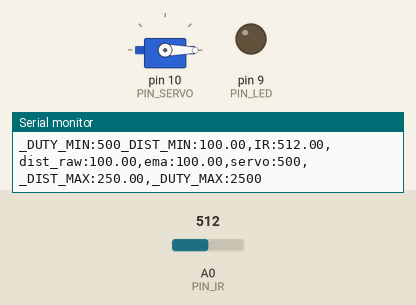
The sketch below on a simulated Arduino Uno, built with avr-gcc and run on an emulated ATmega328P. Shown: servo, output pins drawn as LEDs (lit = HIGH), the last lines printed to the serial monitor. The test bench sets the inputs (shaded band); at power-on: A0 (PIN_IR) = 512.

Above: at 1.2 s.
1.3 s: A0 (PIN_IR) set to 474
At 2.7 s:
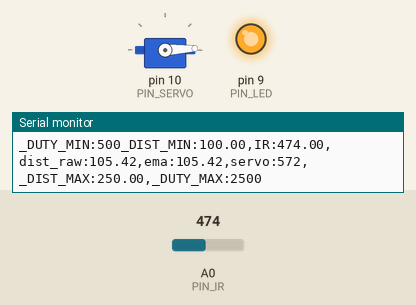
3.0 s: A0 (PIN_IR) set to 306
At 3.8 s:
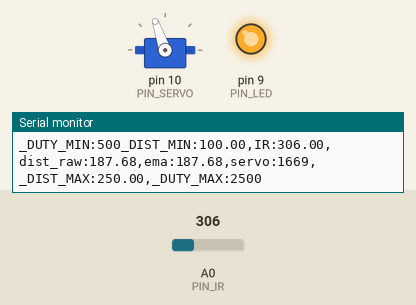
4.8 s: A0 (PIN_IR) set to 240
At 5.6 s:
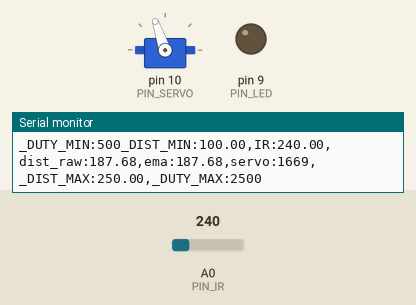
6.3 s: A0 (PIN_IR) set to 243
At 7.3 s:
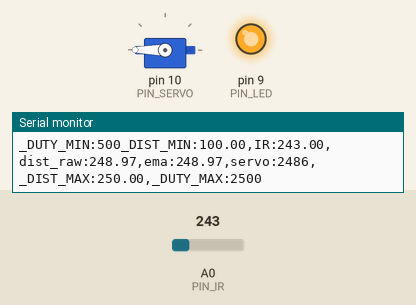
7.9 s: A0 (PIN_IR) set to 260
At 9.3 s:
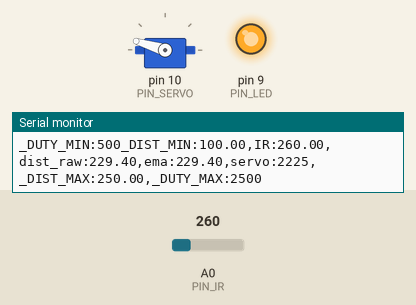
9.6 s: A0 (PIN_IR) set to 122
At 10.4 s:
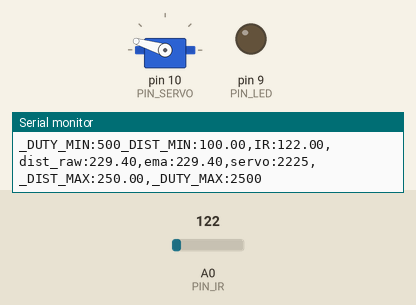
Timing chart, 0 to 12.1 s (numbered marks = the images above; inputs shaded):
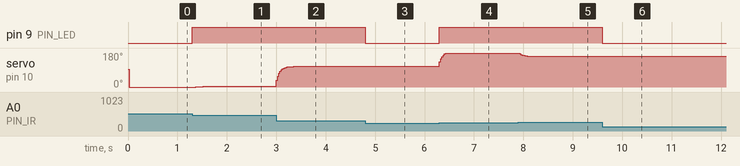

The sketch:

17_example_3.ino
```cpp
#include <Servo.h>

// Arduino pin assignment

#define PIN_IR    0         // IR sensor at Pin A0
#define PIN_LED   9
#define PIN_SERVO 10

#define _DUTY_MIN 500  // servo full clock-wise position (0 degree)
#define _DUTY_NEU 1500  // servo neutral position (90 degree)
#define _DUTY_MAX 2500  // servo full counter-clockwise position (180 degree)

#define _DIST_MIN  100.0   // minimum distance 100mm
#define _DIST_MAX  250.0   // maximum distance 250mm

#define EMA_ALPHA  0.3      // for EMA Filter

#define LOOP_INTERVAL 25   // Loop Interval (unit: msec)

Servo myservo;
unsigned long last_loop_time;   // unit: msec

float dist_prev = _DIST_MIN;
float dist_ema = _DIST_MIN;

void setup()
{
  pinMode(PIN_LED, OUTPUT);

  myservo.attach(PIN_SERVO);
  myservo.writeMicroseconds(_DUTY_NEU);

  Serial.begin(1000000);    // 1,000,000 bps
}

void loop()
{
  unsigned long time_curr = millis();
  int duty;
  float a_value, dist_raw;

  // wait until next event time
  if (time_curr < (last_loop_time + LOOP_INTERVAL))
    return;
  last_loop_time += LOOP_INTERVAL;

  a_value = analogRead(PIN_IR);
  dist_raw = ((6762.0 / (a_value - 9.0)) - 4.0) * 10.0;

 if ((dist_raw >= _DIST_MIN) && (dist_raw <= _DIST_MAX)) {
    dist_prev = dist_raw;
    digitalWrite(PIN_LED, HIGH);
  } else {
    dist_raw = dist_prev;
    digitalWrite(PIN_LED, LOW);
  }

  dist_ema = EMA_ALPHA * dist_raw + (1.0 - EMA_ALPHA) * dist_ema;


  //duty = map(dist_ema, _DIST_MIN, _DIST_MAX, _DUTY_MIN, _DUTY_MAX);
  float ratio = (dist_ema - _DIST_MIN) / (_DIST_MAX - _DIST_MIN); // 0.0 ~ 1.0

  if (ratio < 0.0) ratio = 0.0;
  if (ratio > 1.0) ratio = 1.0;

  duty = (int)(_DUTY_MIN + ratio * (_DUTY_MAX - _DUTY_MIN));

  myservo.writeMicroseconds(duty);

  Serial.print("_DUTY_MIN:");  Serial.print(_DUTY_MIN);
  Serial.print("_DIST_MIN:");  Serial.print(_DIST_MIN);
  Serial.print(",IR:");        Serial.print(a_value);
  Serial.print(",dist_raw:");  Serial.print(dist_raw);
  Serial.print(",ema:");       Serial.print(dist_ema);
  Serial.print(",servo:");     Serial.print(duty);
  Serial.print(",_DIST_MAX:"); Serial.print(_DIST_MAX);
  Serial.print(",_DUTY_MAX:"); Serial.print(_DUTY_MAX);
  Serial.println("");
}
```

Measured:
- the behaviour switches between 493 and 492 on A0 (PIN_IR) (found by bisection; images 0 and 1)
- the behaviour switches between 242 and 243 on A0 (PIN_IR) (found by bisection; images 3 and 4)
- after the input at 1.3 s, pin 9 (PIN_LED): LOW → HIGH at once; servo on pin 10 (PIN_SERVO): 0° → 2° after 0.08 s, → 3° 0.15 s later
- after the input at 3.0 s, servo on pin 10 (PIN_SERVO): moves from 3° to 109° over 0.35 s, starting at once
- after the input at 4.8 s, pin 9 (PIN_LED): HIGH → LOW at once
- after the input at 6.3 s, pin 9 (PIN_LED): LOW → HIGH at once; servo on pin 10 (PIN_SERVO): 109° → 180° at once
- after the input at 7.9 s, servo on pin 10 (PIN_SERVO): 180° → 164° at once, → 163° 0.25 s later
- after the input at 9.6 s, pin 9 (PIN_LED): HIGH → LOW at once
